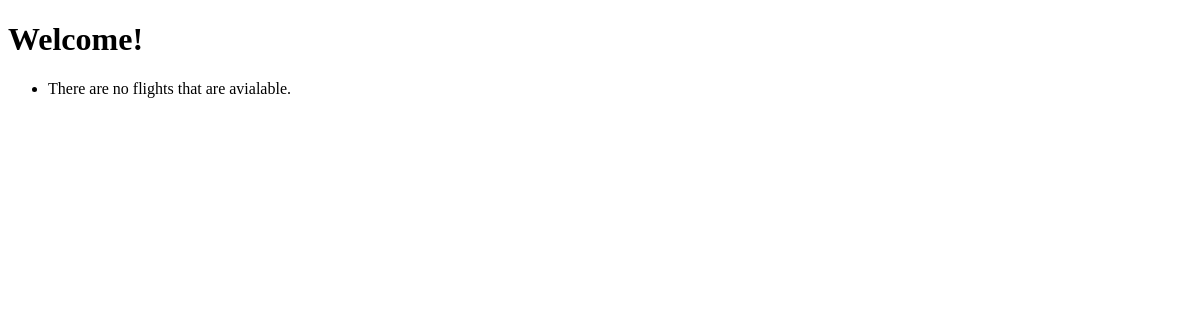
/flights/, run on an earlier commit of the app's database.
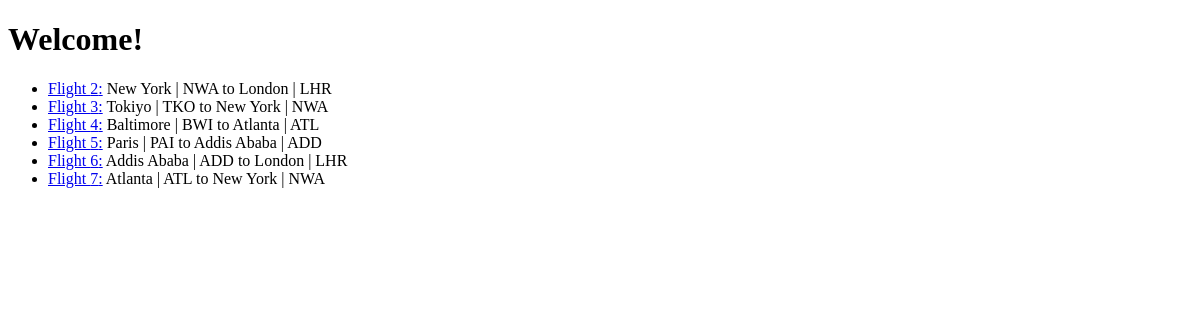
And on a later commit of the database.
### flights/models.py (models this page shows, shortened)
class Flight(models.Model):
    origin = models.ForeignKey(Airport, on_delete=models.CASCADE, related_name='departures')
    destination = models.ForeignKey(Airport, on_delete=models.CASCADE, related_name='arrivals')
    length = models.IntegerField()

class Airport(models.Model):
    city = models.CharField(max_length=20)
    code = models.CharField(max_length=3)
    def __str__(self):
        return f'{self.city} | {self.code}'

### flights/views.py (the view)
# urls.py: path('', views.index, name='index'),
def index(request):
    return render(request, 'flights/index.html', {
        'flights': Flight.objects.all()
    })

### flights/templates/flights/index.html (shortened to what this page needs)
{% extends "flights/layout.html" %}
{% block content %}
    <h1>Welcome!</h1>
    <ul>
        {% for flight in flights %}
            <li> <a href="{% url 'flights:details' flight.id %}">Flight {{ flight.id }}:</a> {{ flight.origin }} to {{ flight.destination }} </li>
        {% empty %}
            <li>There are no flights that are avialable.</li>
        {% endfor %}
    </ul>
{% endblock content %}

### flights/templates/flights/layout.html (shortened to what this page needs)
<!DOCTYPE html>
<html lang="en">
<head>
</head>
<body>
    {% block content %}{% endblock content %}
</body>
</html>

What changed in the data, as far as the page shows it:
added Flight: id "2", origin "New York | NWA", destination "London | LHR"
added Flight: id "3", origin "Tokiyo | TKO", destination "New York | NWA"
added Flight: id "4", origin "Baltimore | BWI", destination "Atlanta | ATL"
added Flight: id "5", origin "Paris | PAI", destination "Addis Ababa | ADD"
added Flight: id "6", origin "Addis Ababa | ADD", destination "London | LHR"
added Flight: id "7", origin "Atlanta | ATL", destination "New York | NWA"
Also different on the page:
text no longer shown: "There are no flights that are avialable."
